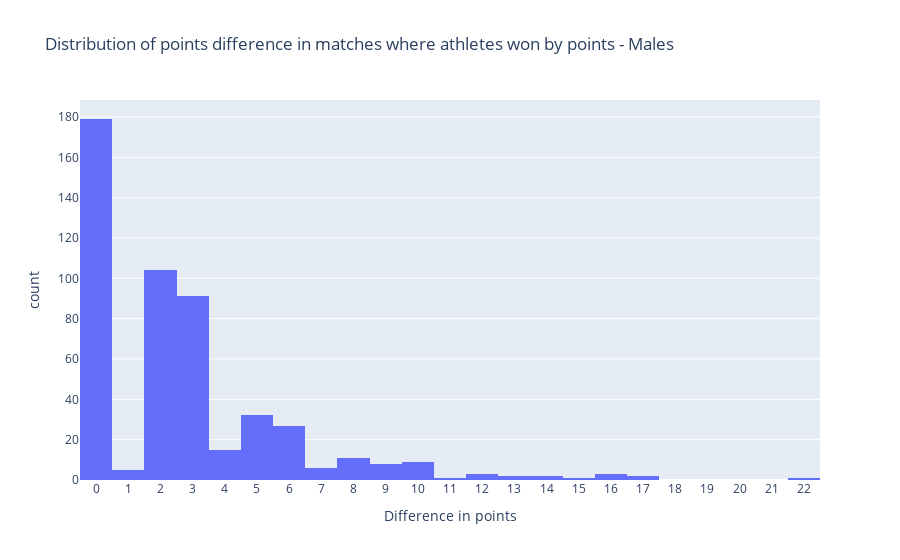
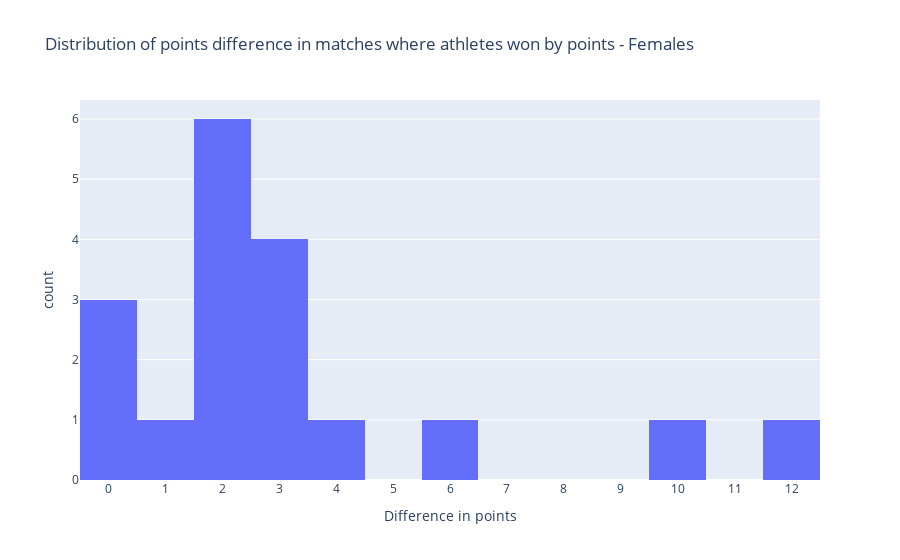

The cell these charts' notebook holds for them, in order:
### Markdown cell above
From the distribution of win types across the weight classes and genders, we can see that for all weight classes and genders submission victories are about the same as victory by points. 

This is surprising as it is easier to get an advantageous position during the match than to complete a submission, so the rational approach will be to obtain a lead in points, and then stall out the match to win instead of risking a submission attempt. 

Perhaps this can be attributed to ADCC being a tournament style event, where athletes may have to fight multiple matches each day. Stalling out the match may be a more rational approach to the individual matches, but athletes who employ this strategy would find themselves low on stamina in the later matches and lose the overall tournament.

### Code cell
dfmpoints=dfm[dfm['win_type']=='POINTS']
dffpoints=dff[dff['win_type']=='POINTS']

dfmpoints['points_diff']=(dfmpoints['winner_points']-dfmpoints['loser_points'])
dffpoints['points_diff']=(dffpoints['winner_points']-dffpoints['loser_points'])

fig1=px.histogram(
    dfmpoints, x='points_diff', title = 'Distribution of points difference in matches where athletes won by points - Males',
    labels=dict(points_diff='Difference in points')
)

fig2=px.histogram(
    dffpoints, x='points_diff', title = 'Distribution of points difference in matches where athletes won by points - Females',
    labels=dict(points_diff='Difference in points')
)

fig2.update_traces(
    xbins=dict(size=1),
)
fig1.update_layout(xaxis=dict(tickmode = 'linear', tick0 = 0, dtick=1))
fig2.update_layout(xaxis=dict(tickmode = 'linear', tick0 = 0, dtick=1))
fig2.update_xaxes(tickson='boundaries')

fig1.show()
fig2.show()

### Figure 1 — Plotly figure (JSON) as saved in the notebook; plotly's stock layout.template omitted (floating-point values rounded to 4 significant figures; data arrays with more than 128 entries replaced by an {"elided": "..."} marker saying what was removed)
{"data": [{"alignmentgroup": "True", "bingroup": "x", "hovertemplate": "Difference in points=%{x}<br>count=%{y}<extra></extra>", "legendgroup": "", "marker": {"color": "#636efa", "pattern": {"shape": ""}}, "name": "", "offsetgroup": "", "orientation": "v", "showlegend": false, "type": "histogram", "x": {"elided": "502 int values"}, "xaxis": "x", "yaxis": "y"}], "layout": {"barmode": "relative", "legend": {"tracegroupgap": 0}, "title": {"text": "Distribution of points difference in matches where athletes won by points - Males"}, "xaxis": {"anchor": "y", "domain": [0, 1], "dtick": 1, "tick0": 0, "tickmode": "linear", "title": {"text": "Difference in points"}}, "yaxis": {"anchor": "x", "domain": [0, 1], "title": {"text": "count"}}}}

### Figure 2 — Plotly figure (JSON) as saved in the notebook; plotly's stock layout.template omitted (floating-point values rounded to 4 significant figures)
{"data": [{"alignmentgroup": "True", "bingroup": "x", "hovertemplate": "Difference in points=%{x}<br>count=%{y}<extra></extra>", "legendgroup": "", "marker": {"color": "#636efa", "pattern": {"shape": ""}}, "name": "", "offsetgroup": "", "orientation": "v", "showlegend": false, "type": "histogram", "x": [6, 2, 2, 12, 2, 2, 0, 0, 4, 3, 2, 3, 0, 2, 1, 10, 3, 3], "xaxis": "x", "xbins": {"size": 1}, "yaxis": "y"}], "layout": {"barmode": "relative", "legend": {"tracegroupgap": 0}, "title": {"text": "Distribution of points difference in matches where athletes won by points - Females"}, "xaxis": {"anchor": "y", "domain": [0, 1], "dtick": 1, "tick0": 0, "tickmode": "linear", "tickson": "boundaries", "title": {"text": "Difference in points"}}, "yaxis": {"anchor": "x", "domain": [0, 1], "title": {"text": "count"}}}}
